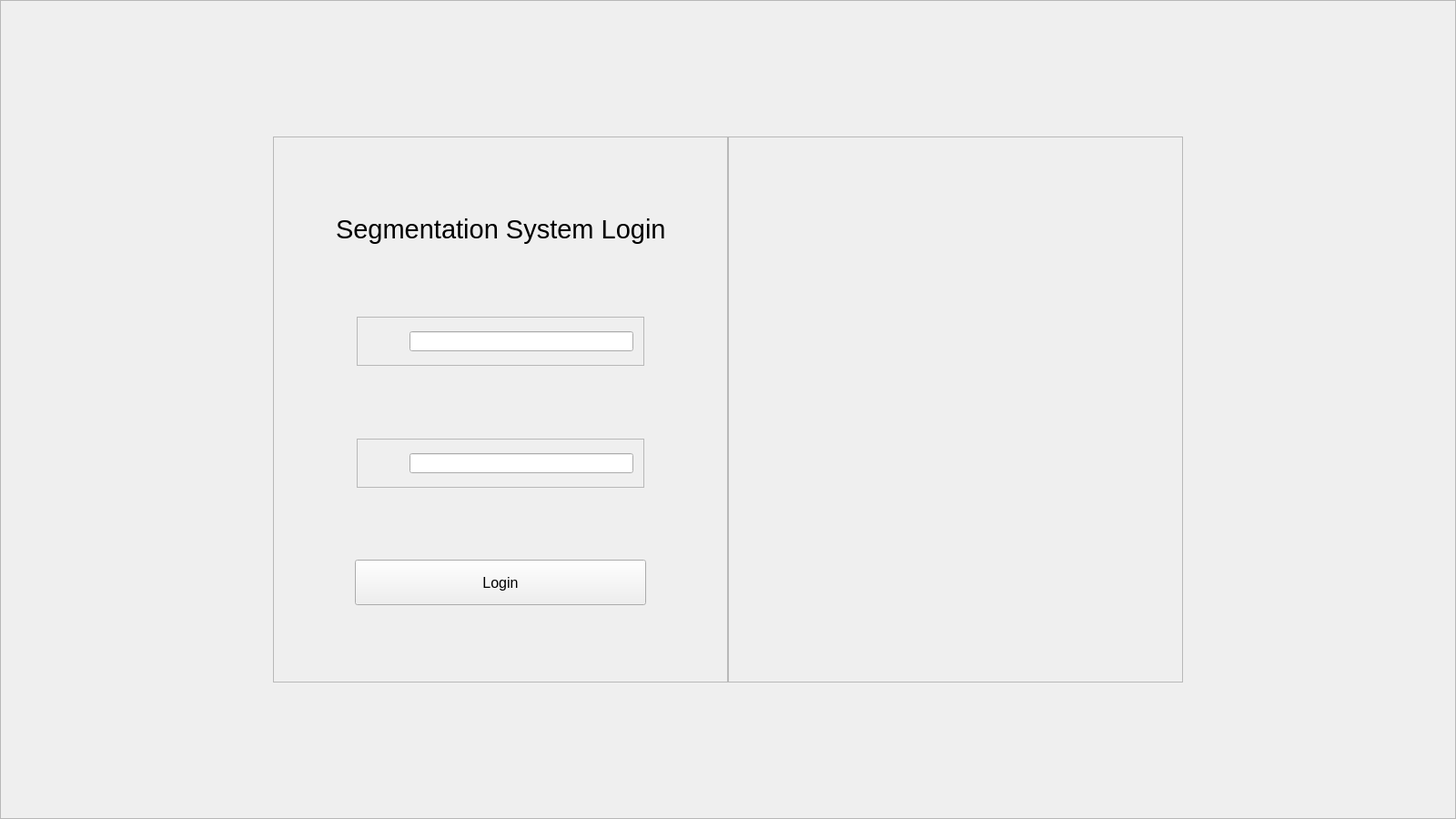
<?xml version="1.0" encoding="UTF-8"?>
<ui version="4.0">
 <class>Widget</class>
 <widget class="QWidget" name="Widget">
  <property name="geometry">
   <rect>
    <x>0</x>
    <y>0</y>
    <width>1600</width>
    <height>900</height>
   </rect>
  </property>
  <property name="minimumSize">
   <size>
    <width>800</width>
    <height>450</height>
   </size>
  </property>
  <property name="windowTitle">
   <string>Widget</string>
  </property>
  <property name="styleSheet">
   <string notr="true"/>
  </property>
  <layout class="QGridLayout" name="gridLayout_6">
   <property name="leftMargin">
    <number>0</number>
   </property>
   <property name="topMargin">
    <number>0</number>
   </property>
   <property name="rightMargin">
    <number>0</number>
   </property>
   <property name="bottomMargin">
    <number>0</number>
   </property>
   <property name="spacing">
    <number>0</number>
   </property>
   <item row="0" column="0">
    <widget class="QFrame" name="frame_background">
     <property name="frameShape">
      <enum>QFrame::StyledPanel</enum>
     </property>
     <property name="frameShadow">
      <enum>QFrame::Raised</enum>
     </property>
     <layout class="QGridLayout" name="gridLayout_3">
      <item row="0" column="0">
       <layout class="QVBoxLayout" name="verticalLayout_2">
        <item>
         <spacer name="verticalSpacer_9">
          <property name="orientation">
           <enum>Qt::Vertical</enum>
          </property>
          <property name="sizeHint" stdset="0">
           <size>
            <width>20</width>
            <height>13</height>
           </size>
          </property>
         </spacer>
        </item>
        <item>
         <layout class="QHBoxLayout" name="horizontalLayout_9">
          <item>
           <spacer name="horizontalSpacer_17">
            <property name="orientation">
             <enum>Qt::Horizontal</enum>
            </property>
            <property name="sizeHint" stdset="0">
             <size>
              <width>40</width>
              <height>20</height>
             </size>
            </property>
           </spacer>
          </item>
          <item>
           <widget class="QFrame" name="frame">
            <property name="styleSheet">
             <string notr="true">#frame{border:1 px solid rgb(255, 255, 255)}</string>
            </property>
            <property name="frameShape">
             <enum>QFrame::StyledPanel</enum>
            </property>
            <property name="frameShadow">
             <enum>QFrame::Raised</enum>
            </property>
            <layout class="QGridLayout" name="gridLayout_2">
             <item row="0" column="0">
              <layout class="QHBoxLayout" name="horizontalLayout_8">
               <property name="spacing">
                <number>0</number>
               </property>
               <item>
                <widget class="QFrame" name="frame_login">
                 <property name="sizePolicy">
                  <sizepolicy hsizetype="Minimum" vsizetype="Minimum">
                   <horstretch>0</horstretch>
                   <verstretch>0</verstretch>
                  </sizepolicy>
                 </property>
                 <property name="minimumSize">
                  <size>
                   <width>500</width>
                   <height>600</height>
                  </size>
                 </property>
                 <property name="maximumSize">
                  <size>
                   <width>500</width>
                   <height>600</height>
                  </size>
                 </property>
                 <property name="styleSheet">
                  <string notr="true">#frame{border:1 px solid rgb(255, 255, 255)}</string>
                 </property>
                 <property name="frameShape">
                  <enum>QFrame::StyledPanel</enum>
                 </property>
                 <property name="frameShadow">
                  <enum>QFrame::Raised</enum>
                 </property>
                 <layout class="QGridLayout" name="gridLayout_5">
                  <item row="0" column="0">
                   <layout class="QVBoxLayout" name="verticalLayout">
                    <item>
                     <spacer name="verticalSpacer_2">
                      <property name="orientation">
                       <enum>Qt::Vertical</enum>
                      </property>
                      <property name="sizeHint" stdset="0">
                       <size>
                        <width>20</width>
                        <height>13</height>
                       </size>
                      </property>
                     </spacer>
                    </item>
                    <item>
                     <layout class="QHBoxLayout" name="horizontalLayout">
                      <item>
                       <spacer name="horizontalSpacer">
                        <property name="orientation">
                         <enum>Qt::Horizontal</enum>
                        </property>
                        <property name="sizeHint" stdset="0">
                         <size>
                          <width>40</width>
                          <height>20</height>
                         </size>
                        </property>
                       </spacer>
                      </item>
                      <item>
                       <widget class="QLabel" name="label_login">
                        <property name="font">
                         <font>
                          <family>Arial</family>
                          <pointsize>22</pointsize>
                         </font>
                        </property>
                        <property name="text">
                         <string>Segmentation System Login</string>
                        </property>
                       </widget>
                      </item>
                      <item>
                       <spacer name="horizontalSpacer_2">
                        <property name="orientation">
                         <enum>Qt::Horizontal</enum>
                        </property>
                        <property name="sizeHint" stdset="0">
                         <size>
                          <width>40</width>
                          <height>20</height>
                         </size>
                        </property>
                       </spacer>
                      </item>
                     </layout>
                    </item>
                    <item>
                     <spacer name="verticalSpacer">
                      <property name="orientation">
                       <enum>Qt::Vertical</enum>
                      </property>
                      <property name="sizeHint" stdset="0">
                       <size>
                        <width>20</width>
                        <height>13</height>
                       </size>
                      </property>
                     </spacer>
                    </item>
                    <item>
                     <layout class="QHBoxLayout" name="horizontalLayout_10">
                      <item>
                       <spacer name="horizontalSpacer_20">
                        <property name="orientation">
                         <enum>Qt::Horizontal</enum>
                        </property>
                        <property name="sizeType">
                         <enum>QSizePolicy::Fixed</enum>
                        </property>
                        <property name="sizeHint" stdset="0">
                         <size>
                          <width>80</width>
                          <height>20</height>
                         </size>
                        </property>
                       </spacer>
                      </item>
                      <item>
                       <widget class="QFrame" name="frame_user_name">
                        <property name="frameShape">
                         <enum>QFrame::StyledPanel</enum>
                        </property>
                        <property name="frameShadow">
                         <enum>QFrame::Raised</enum>
                        </property>
                        <layout class="QGridLayout" name="gridLayout_4">
                         <item row="0" column="0">
                          <layout class="QHBoxLayout" name="horizontalLayout_11">
                           <item>
                            <spacer name="horizontalSpacer_21">
                             <property name="orientation">
                              <enum>Qt::Horizontal</enum>
                             </property>
                             <property name="sizeType">
                              <enum>QSizePolicy::Fixed</enum>
                             </property>
                             <property name="sizeHint" stdset="0">
                              <size>
                               <width>10</width>
                               <height>20</height>
                              </size>
                             </property>
                            </spacer>
                           </item>
                           <item>
                            <widget class="QLabel" name="label_user_name">
                             <property name="sizePolicy">
                              <sizepolicy hsizetype="Fixed" vsizetype="Fixed">
                               <horstretch>0</horstretch>
                               <verstretch>0</verstretch>
                              </sizepolicy>
                             </property>
                             <property name="minimumSize">
                              <size>
                               <width>30</width>
                               <height>30</height>
                              </size>
                             </property>
                             <property name="maximumSize">
                              <size>
                               <width>30</width>
                               <height>30</height>
                              </size>
                             </property>
                             <property name="text">
                              <string/>
                             </property>
                            </widget>
                           </item>
                           <item>
                            <widget class="QLineEdit" name="lineE_user_name"/>
                           </item>
                          </layout>
                         </item>
                        </layout>
                       </widget>
                      </item>
                      <item>
                       <spacer name="horizontalSpacer_22">
                        <property name="orientation">
                         <enum>Qt::Horizontal</enum>
                        </property>
                        <property name="sizeType">
                         <enum>QSizePolicy::Fixed</enum>
                        </property>
                        <property name="sizeHint" stdset="0">
                         <size>
                          <width>80</width>
                          <height>20</height>
                         </size>
                        </property>
                       </spacer>
                      </item>
                     </layout>
                    </item>
                    <item>
                     <spacer name="verticalSpacer_3">
                      <property name="orientation">
                       <enum>Qt::Vertical</enum>
                      </property>
                      <property name="sizeHint" stdset="0">
                       <size>
                        <width>20</width>
                        <height>17</height>
                       </size>
                      </property>
                     </spacer>
                    </item>
                    <item>
                     <layout class="QHBoxLayout" name="horizontalLayout_2">
                      <item>
                       <spacer name="horizontalSpacer_6">
                        <property name="orientation">
                         <enum>Qt::Horizontal</enum>
                        </property>
                        <property name="sizeType">
                         <enum>QSizePolicy::Fixed</enum>
                        </property>
                        <property name="sizeHint" stdset="0">
                         <size>
                          <width>80</width>
                          <height>20</height>
                         </size>
                        </property>
                       </spacer>
                      </item>
                      <item>
                       <widget class="QFrame" name="frame_pwd">
                        <property name="frameShape">
                         <enum>QFrame::StyledPanel</enum>
                        </property>
                        <property name="frameShadow">
                         <enum>QFrame::Raised</enum>
                        </property>
                        <layout class="QGridLayout" name="gridLayout">
                         <item row="0" column="0">
                          <layout class="QHBoxLayout" name="horizontalLayout_3">
                           <item>
                            <spacer name="horizontalSpacer_5">
                             <property name="orientation">
                              <enum>Qt::Horizontal</enum>
                             </property>
                             <property name="sizeType">
                              <enum>QSizePolicy::Fixed</enum>
                             </property>
                             <property name="sizeHint" stdset="0">
                              <size>
                               <width>10</width>
                               <height>20</height>
                              </size>
                             </property>
                            </spacer>
                           </item>
                           <item>
                            <widget class="QLabel" name="label_pwd">
                             <property name="sizePolicy">
                              <sizepolicy hsizetype="Fixed" vsizetype="Fixed">
                               <horstretch>0</horstretch>
                               <verstretch>0</verstretch>
                              </sizepolicy>
                             </property>
                             <property name="minimumSize">
                              <size>
                               <width>30</width>
                               <height>30</height>
                              </size>
                             </property>
                             <property name="maximumSize">
                              <size>
                               <width>30</width>
                               <height>30</height>
                              </size>
                             </property>
                             <property name="text">
                              <string/>
                             </property>
                            </widget>
                           </item>
                           <item>
                            <widget class="QLineEdit" name="lineE_pwd"/>
                           </item>
                          </layout>
                         </item>
                        </layout>
                       </widget>
                      </item>
                      <item>
                       <spacer name="horizontalSpacer_19">
                        <property name="orientation">
                         <enum>Qt::Horizontal</enum>
                        </property>
                        <property name="sizeType">
                         <enum>QSizePolicy::Fixed</enum>
                        </property>
                        <property name="sizeHint" stdset="0">
                         <size>
                          <width>80</width>
                          <height>20</height>
                         </size>
                        </property>
                       </spacer>
                      </item>
                     </layout>
                    </item>
                    <item>
                     <layout class="QHBoxLayout" name="horizontalLayout_5"/>
                    </item>
                    <item>
                     <spacer name="verticalSpacer_5">
                      <property name="orientation">
                       <enum>Qt::Vertical</enum>
                      </property>
                      <property name="sizeHint" stdset="0">
                       <size>
                        <width>20</width>
                        <height>13</height>
                       </size>
                      </property>
                     </spacer>
                    </item>
                    <item>
                     <layout class="QHBoxLayout" name="horizontalLayout_6">
                      <item>
                       <spacer name="horizontalSpacer_13">
                        <property name="orientation">
                         <enum>Qt::Horizontal</enum>
                        </property>
                        <property name="sizeHint" stdset="0">
                         <size>
                          <width>40</width>
                          <height>20</height>
                         </size>
                        </property>
                       </spacer>
                      </item>
                      <item>
                       <widget class="QPushButton" name="btn_login">
                        <property name="sizePolicy">
                         <sizepolicy hsizetype="Fixed" vsizetype="Fixed">
                          <horstretch>0</horstretch>
                          <verstretch>0</verstretch>
                         </sizepolicy>
                        </property>
                        <property name="minimumSize">
                         <size>
                          <width>320</width>
                          <height>50</height>
                         </size>
                        </property>
                        <property name="maximumSize">
                         <size>
                          <width>320</width>
                          <height>50</height>
                         </size>
                        </property>
                        <property name="font">
                         <font>
                          <family>Arial</family>
                          <pointsize>12</pointsize>
                         </font>
                        </property>
                        <property name="text">
                         <string>Login</string>
                        </property>
                       </widget>
                      </item>
                      <item>
                       <spacer name="horizontalSpacer_14">
                        <property name="orientation">
                         <enum>Qt::Horizontal</enum>
                        </property>
                        <property name="sizeHint" stdset="0">
                         <size>
                          <width>40</width>
                          <height>20</height>
                         </size>
                        </property>
                       </spacer>
                      </item>
                     </layout>
                    </item>
                    <item>
                     <spacer name="verticalSpacer_6">
                      <property name="orientation">
                       <enum>Qt::Vertical</enum>
                      </property>
                      <property name="sizeHint" stdset="0">
                       <size>
                        <width>20</width>
                        <height>13</height>
                       </size>
                      </property>
                     </spacer>
                    </item>
                    <item>
                     <layout class="QHBoxLayout" name="horizontalLayout_4"/>
                    </item>
                   </layout>
                  </item>
                 </layout>
                </widget>
               </item>
               <item>
                <widget class="QFrame" name="frame_pic">
                 <property name="sizePolicy">
                  <sizepolicy hsizetype="Minimum" vsizetype="Minimum">
                   <horstretch>0</horstretch>
                   <verstretch>0</verstretch>
                  </sizepolicy>
                 </property>
                 <property name="minimumSize">
                  <size>
                   <width>500</width>
                   <height>600</height>
                  </size>
                 </property>
                 <property name="styleSheet">
                  <string notr="true">#frame{border:1 px solid rgb(255, 255, 255)}</string>
                 </property>
                 <property name="frameShape">
                  <enum>QFrame::StyledPanel</enum>
                 </property>
                 <property name="frameShadow">
                  <enum>QFrame::Raised</enum>
                 </property>
                </widget>
               </item>
              </layout>
             </item>
            </layout>
           </widget>
          </item>
          <item>
           <spacer name="horizontalSpacer_18">
            <property name="orientation">
             <enum>Qt::Horizontal</enum>
            </property>
            <property name="sizeHint" stdset="0">
             <size>
              <width>40</width>
              <height>20</height>
             </size>
            </property>
           </spacer>
          </item>
         </layout>
        </item>
        <item>
         <spacer name="verticalSpacer_10">
          <property name="orientation">
           <enum>Qt::Vertical</enum>
          </property>
          <property name="sizeHint" stdset="0">
           <size>
            <width>20</width>
            <height>13</height>
           </size>
          </property>
         </spacer>
        </item>
       </layout>
      </item>
     </layout>
    </widget>
   </item>
  </layout>
 </widget>
 <layoutdefault spacing="6" margin="11"/>
 <resources/>
 <connections/>
</ui>
